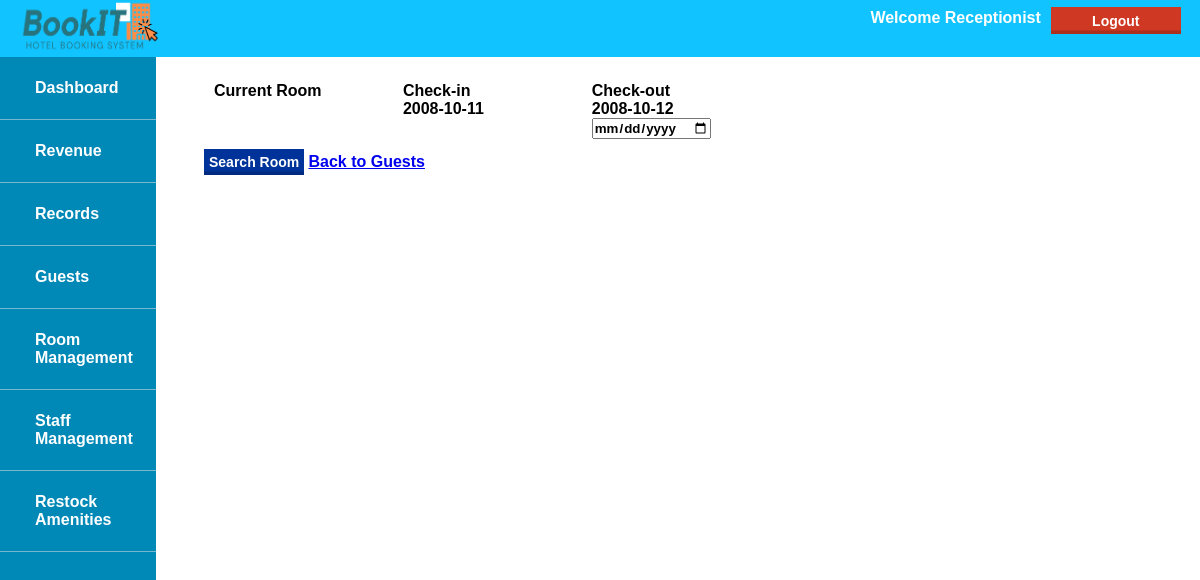
Before: /manager_extend.php (signed in) with the older database file.
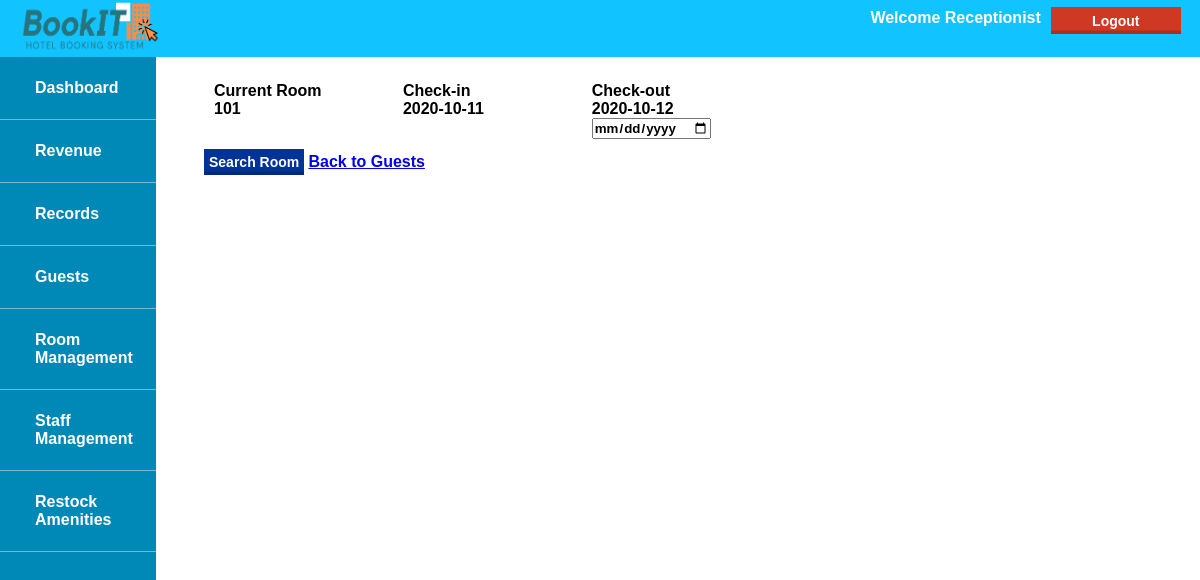
After: the same page with the newer database file.
### tables this page shows
CREATE TABLE Guests(
            guest_id INT NOT NULL AUTO_INCREMENT PRIMARY KEY,
            date_in DATE ,
            date_out DATE ,
            guests_count INT,
            guest_status ENUM ('COMPLETE','INCOMPLETE','CANCELLED') DEFAULT 'INCOMPLETE',
            ID_type ENUM('passport','driver license','PhilHealth','SSS UMID','POSTAL','TIN','SENIOR CITIZEN','OFW','OTHERS'),
            ID_number VARCHAR(100),
            files VARCHAR(100),
            payment_id INT ,                               
            room_id INT ,   
            customer_id INT
        );

### manager_extend.php (the view, shortened to what this page needs)
<!DOCTYPE html>
<html>
    <head>
        <link rel="stylesheet" href="style.css">
    </head>
    <body>
        <header>
        <div id="header">
        <img src="assets/bookIT_Logo.png">
        <div class="right-float">
                <a>
                    <form method="post" action="#">
                        <button class="Logoutbutton" name="logout">Logout</button>
                    </form>
                </a>
            </div>
            <div class="right-float">
                <p>Welcome Receptionist  </p>
            </div>
        </div>
        </header>
        <nav>
            <ul>
                <li id="logoli"><img src="assets/bookIT_Logo.png"></li>
                <li><a href="manager_dashboard.php">Dashboard</a></li>
                <li><a href="manager_revenue.php">Revenue</a></li>
                <li><a href="manager_records.php">Records</a></li>
                <li><a href="manager_guests.php">Guests</a></li>
                <li><a href="manager_room-mgt.php">Room Management</a></li>
                <li><a href="manager_staff.php">Staff Management</a></li>
                <li><a href="manager_restock.php">Restock Amenities</a></li>
            </ul>
        </nav>
        <div id="content">
             <?php
            include 'connection.php';
                $sql0 = "SELECT g.room_id as room_id, g.date_in as date_in, g.date_out as date_out, g.payment_id as payment_id, g.guests_count as guests_count,g.customer_id as customer_id,p.payment_amount as 'payment_amount'
                    FROM guests g, payments p
                    WHERE g.guest_id='{$_SESSION['guest_id']}' AND g.payment_id=p.payment_id";
                    $result0 = $conn->query($sql0);
            while($row = $result0->fetch_assoc()){
                $room_id=$row['room_id'];
                $date_in=$row['date_in'];
                $date_out=$row['date_out'];
            }
                echo "<form method='post' action=''>
                <div class='grid-form'>
                <span><label>Current Room</label><br>".$room_id."</span>
                <span><label>Check-in</label><br>".$date_in."</span>
                <span><label>Check-out</label><br>".$date_out."<input type='date' name='extend'>
                 </div>
                <button type='submit' name='search_room'  style='background-color: #003399; padding: 5px; ' class='button'>Search Room</button><a href='manager_guests.php'>Back to Guests</a></form>
                ";
?>
        </div>
    </body>

Changed rows visible on the page:
changed guests: room (not shown) → "101"; date_in "2008-10-11" → "2020-10-11"; date_out "2008-10-12" → "2020-10-12"
